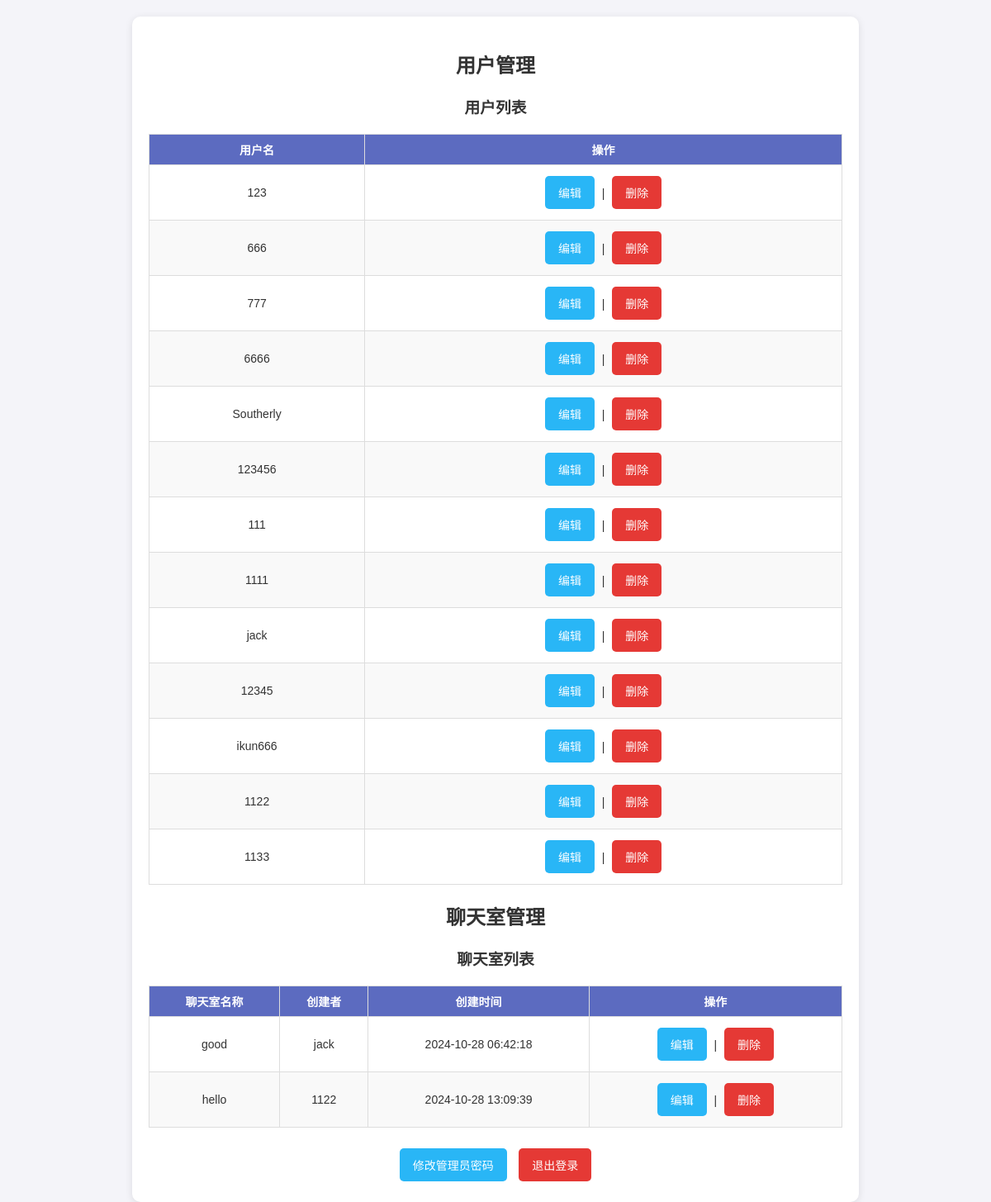
/admin/index.php (signed in), run on the app's committed database.
### tables this page shows
CREATE TABLE `chat_users` (
  `id` int(11) NOT NULL,
  `username` varchar(50) NOT NULL,
  `password` varchar(255) NOT NULL,
  `created_at` timestamp NULL DEFAULT CURRENT_TIMESTAMP,
  `last_active` timestamp NULL DEFAULT NULL,
  `room_id` int(11) DEFAULT NULL
);

CREATE TABLE `chat_rooms` (
  `id` int(11) NOT NULL,
  `name` varchar(100) NOT NULL,
  `created_at` timestamp NULL DEFAULT CURRENT_TIMESTAMP,
  `created_by` int(11) NOT NULL,
  `password` varchar(255) DEFAULT NULL
);

### admin/index.php (the view, shortened to what this page needs)
<?php
include '../db.php';
?>
<!DOCTYPE html>
<html lang="zh">
<head>
    <link rel="stylesheet" href="style.css">
</head>
<body>
    <div class="container">
        <h2>用户管理</h2>
        <h3>用户列表</h3>
        <table class="user-table">
            <thead>
                <tr>
                    <th>用户名</th>
                    <th>操作</th>
                </tr>
            </thead>
            <tbody>
                <?php
                $users = $pdo->query("SELECT * FROM chat_users")->fetchAll(PDO::FETCH_ASSOC);
                foreach ($users as $user):
                ?>
                <tr>
                    <td><?= htmlspecialchars($user['username']) ?></td>
                    <td>
                        <a class="btn btn-edit" href="edit_user.php?id=<?= $user['id'] ?>">编辑</a> |
                        <a class="btn btn-delete" href="delete_user.php?id=<?= $user['id'] ?>" onclick="return confirm('确定要删除该用户吗？')">删除</a>
                    </td>
                </tr>
                <?php endforeach; ?>
            </tbody>
        </table>
        <h2>聊天室管理</h2>
        <h3>聊天室列表</h3>
        <table class="chatroom-table">
            <thead>
                <tr>
                    <th>聊天室名称</th>
                    <th>创建者</th>
                    <th>创建时间</th>
                    <th>操作</th>
                </tr>
            </thead>
            <tbody>
                <?php
                $chatrooms = $pdo->query("SELECT c.id, c.name, c.created_at, u.username as creator
                                          FROM chat_rooms c
                                          JOIN chat_users u ON c.created_by = u.id")->fetchAll(PDO::FETCH_ASSOC);
                foreach ($chatrooms as $room):
                ?>
                <tr>
                    <td><?= htmlspecialchars($room['name']) ?></td>
                    <td><?= htmlspecialchars($room['creator']) ?></td>
                    <td><?= htmlspecialchars($room['created_at']) ?></td>
                    <td>
                        <a class="btn btn-edit" href="edit_chatroom.php?id=<?= $room['id'] ?>">编辑</a> |
                        <a class="btn btn-delete" href="delete_chatroom.php?id=<?= $room['id'] ?>" onclick="return confirm('确定要删除该聊天室吗？删除后其所有消息也将删除。')">删除</a>
                    </td>
                </tr>
                <?php endforeach; ?>
            </tbody>
        </table>
        <a href="change_password.php" class="btn btn-edit">修改管理员密码</a>
        <a class="btn btn-logout" href="logout.php">退出登录</a>
    </div>
</body>
</html>

### admin/style.css (style rules this page uses)
body { font-family: Arial, sans-serif; background-color: #f4f4f9; margin: 0; padding: 0; display: flex; justify-content: center; align-items: flex-start; height: 100vh; overflow-y: auto; }
.container { background-color: white; padding: 20px; border-radius: 10px; box-shadow: 0 2px 10px rgba(0, 0, 0, 0.1); width: 70%; max-width: 1200px; text-align: center; margin-top: 20px; }
h2, h3 { color: #333; margin-bottom: 20px; }
table { width: 100%; border-collapse: collapse; margin-bottom: 20px; max-height: 500px; overflow-y: auto; }
table th, table td { padding: 8px; border: 1px solid #ddd; text-align: center; vertical-align: middle; font-size: 14px; color: #333; }
table th { background-color: #5c6bc0; color: white; font-weight: bold; }
table tr:nth-child(even) { background-color: #f9f9f9; }
.btn { display: inline-block; padding: 10px 16px; background-color: #5c6bc0; color: white; text-decoration: none; border-radius: 5px; cursor: pointer; margin: 5px; font-size: 14px; transition: background-color 0.3s ease; }
.btn-edit { background-color: #29b6f6; }
.btn-delete { background-color: #e53935; }
.btn-logout { background-color: #e53935; }

### data on the page
chat_users: username "123"
chat_users: username "666"
chat_users: username "777"
chat_users: username "6666"
chat_users: username "Southerly"
chat_users: username "123456"
chat_users: username "111"
chat_users: username "1111"
chat_users: username "jack"
chat_users: username "12345"
chat_users: username "ikun666"
chat_users: username "1122"
chat_users: username "1133"
chat_rooms: name "good", chat_users.username "jack", created_at "2024-10-28 06:42:18"
chat_rooms: name "hello", chat_users.username "1122", created_at "2024-10-28 13:09:39"
